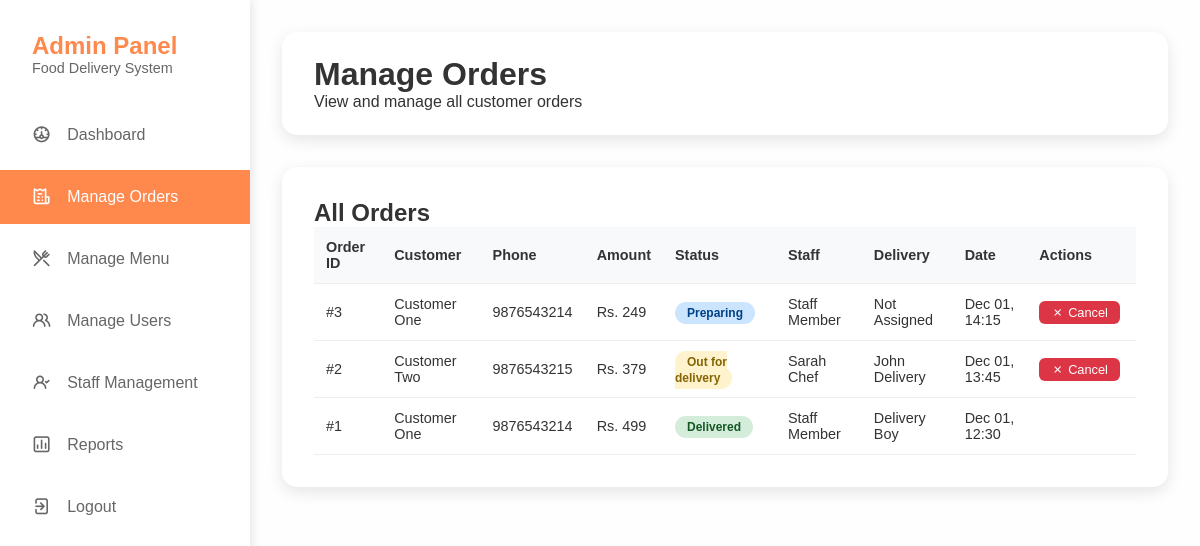
The app's page /admin/orders.php (signed in) with its own data.
### tables this page shows
CREATE TABLE IF NOT EXISTS orders (
    id INT AUTO_INCREMENT PRIMARY KEY,
    customer_id INT NOT NULL,
    staff_id INT NULL,
    delivery_id INT NULL,
    total_amount DECIMAL(10,2) NOT NULL,
    status ENUM('pending', 'confirmed', 'preparing', 'ready', 'out_for_delivery', 'delivered', 'cancelled') DEFAULT 'pending',
    delivery_address TEXT NOT NULL,
    phone VARCHAR(20) NOT NULL,
    notes TEXT,
    order_date TIMESTAMP DEFAULT CURRENT_TIMESTAMP,
    delivery_date TIMESTAMP NULL,
    FOREIGN KEY (customer_id) REFERENCES users(id),
    FOREIGN KEY (staff_id) REFERENCES users(id),
    FOREIGN KEY (delivery_id) REFERENCES users(id)
);

CREATE TABLE IF NOT EXISTS users (
    id INT AUTO_INCREMENT PRIMARY KEY,
    name VARCHAR(100) NOT NULL,
    email VARCHAR(100) UNIQUE NOT NULL,
    password VARCHAR(255) NOT NULL,
    phone VARCHAR(20),
    address TEXT,
    role ENUM('customer', 'staff', 'admin', 'delivery') DEFAULT 'customer',
    created_at TIMESTAMP DEFAULT CURRENT_TIMESTAMP,
    updated_at TIMESTAMP DEFAULT CURRENT_TIMESTAMP ON UPDATE CURRENT_TIMESTAMP
);

### admin/orders.php (the view, shortened to what this page needs)
<?php
$database = new Database();
$db = $database->getConnection();
$orders_query = "SELECT o.*, u.name as customer_name, u.phone as customer_phone, u.email as customer_email,
                        s.name as staff_name, d.name as delivery_name
                FROM orders o
                JOIN users u ON o.customer_id = u.id
                LEFT JOIN users s ON o.staff_id = s.id
                LEFT JOIN users d ON o.delivery_id = d.id
                ORDER BY o.order_date DESC";
$orders_stmt = $db->prepare($orders_query);
$orders_stmt->execute();
$orders = $orders_stmt->fetchAll(PDO::FETCH_ASSOC);
?>
<!DOCTYPE html>
<html lang="en">
<head>
    <link rel="stylesheet" href="https://unicons.iconscout.com/release/v4.0.0/css/line.css">
</head>
<body>
    <div class="dashboard">
        <aside class="sidebar">
            <div class="sidebar-header">
                <h2>Admin Panel</h2>
                <p>Food Delivery System</p>
            </div>
            <ul class="sidebar-menu">
                <li><a href="dashboard.php"><i class="uil uil-dashboard"></i> Dashboard</a></li>
                <li><a href="orders.php" class="active"><i class="uil uil-receipt"></i> Manage Orders</a></li>
                <li><a href="menu.php"><i class="uil uil-restaurant"></i> Manage Menu</a></li>
                <li><a href="users.php"><i class="uil uil-users-alt"></i> Manage Users</a></li>
                <li><a href="staff.php"><i class="uil uil-user-check"></i> Staff Management</a></li>
                <li><a href="reports.php"><i class="uil uil-chart"></i> Reports</a></li>
                <li><a href="../logout.php"><i class="uil uil-signout"></i> Logout</a></li>
            </ul>
        </aside>
        <main class="main-content">
            <div class="header">
                <h1>Manage Orders</h1>
                <p>View and manage all customer orders</p>
            </div>
            <div class="orders-section">
                <h2>All Orders</h2>
                <div class="table-responsive">
                    <table class="orders-table">
                        <thead>
                            <tr>
                                <th>Order ID</th>
                                <th>Customer</th>
                                <th>Phone</th>
                                <th>Amount</th>
                                <th>Status</th>
                                <th>Staff</th>
                                <th>Delivery</th>
                                <th>Date</th>
                                <th>Actions</th>
                            </tr>
                        </thead>
                        <tbody>
                            <?php foreach ($orders as $order): ?>
                                <tr>
                                    <td>#<?php echo $order['id']; ?></td>
                                    <td><?php echo $order['customer_name']; ?></td>
                                    <td><?php echo $order['customer_phone']; ?></td>
                                    <td>Rs. <?php echo number_format($order['total_amount'], 0); ?></td>
                                    <td>
                                        <span class="status-badge status-<?php echo str_replace('_', '-', $order['status']); ?>">
                                            <?php echo ucfirst(str_replace('_', ' ', $order['status'])); ?>
                                        </span>
                                    </td>
                                    <td><?php echo $order['staff_name'] ?? 'Not Assigned'; ?></td>
                                    <td><?php echo $order['delivery_name'] ?? 'Not Assigned'; ?></td>
                                    <td><?php echo date('M d, H:i', strtotime($order['order_date'])); ?></td>
                                    <td>
                                        <?php if ($order['status'] != 'delivered' && $order['status'] != 'cancelled'): ?>
                                            <form method="POST" style="display: inline;">
                                                <button type="submit" name="update_status" class="btn btn-danger">
                                                    <i class="uil uil-times"></i> Cancel
                                                </button>
                                            </form>
                                        <?php endif; ?>
                                    </td>
                                </tr>
                            <?php endforeach; ?>
                        </tbody>
                    </table>
                </div>
            </div>
        </main>
    </div>
</body>
</html>

### admin/orders.php (style rules this page uses)
* { margin: 0; padding: 0; box-sizing: border-box; }
body { font-family: 'Arial', sans-serif; background: #fefefe; color: #333; }
.dashboard { display: flex; min-height: 100vh; }
.sidebar { width: 250px; background: white; box-shadow: 2px 0 10px rgba(0,0,0,0.1); padding: 2rem 0; }
.sidebar-header { padding: 0 2rem; margin-bottom: 2rem; }
.sidebar-header h2 { color: #ff884d; font-size: 1.5rem; }
.sidebar-header p { color: #666; font-size: 0.9rem; }
.sidebar-menu { list-style: none; }
.sidebar-menu li { margin-bottom: 0.5rem; }
.sidebar-menu a { display: flex; align-items: center; padding: 1rem 2rem; color: #666; text-decoration: none; transition: all 0.3s; }
.sidebar-menu a:hover, .sidebar-menu a.active { background: #ff884d; color: white; }
.sidebar-menu i { margin-right: 1rem; font-size: 1.2rem; }
.main-content { flex: 1; padding: 2rem; }
.header { background: white; padding: 1.5rem 2rem; border-radius: 15px; box-shadow: 0 5px 15px rgba(0,0,0,0.1); margin-bottom: 2rem; }
.orders-section { background: white; padding: 2rem; border-radius: 15px; box-shadow: 0 5px 15px rgba(0,0,0,0.1); }
.orders-table { width: 100%; border-collapse: collapse; font-size: 0.9rem; }
.orders-table th, .orders-table td { padding: 0.75rem; text-align: left; border-bottom: 1px solid #eee; }
.orders-table th { background: #f8f9fa; font-weight: 600; color: #333; }
.status-badge { padding: 0.25rem 0.75rem; border-radius: 15px; font-size: 0.75rem; font-weight: bold; }
.status-preparing { background: #cce5ff; color: #004085; }
.status-out-for-delivery { background: #fff3cd; color: #856404; }
.status-delivered { background: #d4edda; color: #155724; }
.btn { padding: 0.25rem 0.75rem; border: none; border-radius: 6px; cursor: pointer; text-decoration: none; display: inline-flex; align-items: center; gap: 0.25rem; transition: all 0.3s; font-size: 0.8rem; margin-right: 0.25rem; }
.btn-danger { background: #dc3545; color: white; }
.table-responsive { overflow-x: auto; }

### records on screen
orders: id "3", customer.name "Customer One", customer.phone "9876543214", total_amount "249", status "Preparing", staff.name "Staff Member", delivery_name "Not Assigned", order_date "Dec 01, 14:15"
orders: id "2", customer.name "Customer Two", customer.phone "9876543215", total_amount "379", status "Out for delivery", staff.name "Sarah Chef", delivery.name "John Delivery", order_date "Dec 01, 13:45"
orders: id "1", customer.name "Customer One", customer.phone "9876543214", total_amount "499", status "Delivered", staff.name "Staff Member", delivery.name "Delivery Boy", order_date "Dec 01, 12:30"
